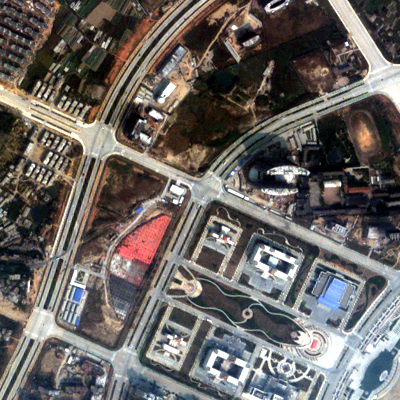
%> input picture 数字图像/遗产/数字图像课程/实验/实验六/Evaluation_Reference.tif, 400 x 400 px
$ octave work1.m   (GNU Octave 9; MATLAB toolbox functions it lacks are replaced by stand-ins)
%> lines starting %> are read from the running program, lines starting %| are printed output that depends on the picture
### 数字图像/遗产/数字图像课程/实验/实验六/ssim.m
function [mssim] = ssim(img1, img2, K, window, L)

% ========================================================================
% Edited code by Adam Turcotte and Nicolas Robidoux
% Laurentian University
% Sudbury, ON, Canada
% Last Modified: 2011-01-22
% ----------------------------------------------------------------------
% This code implements a refactored computation of SSIM that requires
% one fewer blur (4 instead of 5), the same number of pixel-by-pixel
% binary operations (10), and two fewer unary operations (6 instead of 8).
%
% In addition, this version reduces memory usage with in-place functions.
% As a result, it supports larger input images.
%========================================================================

% ========================================================================
% SSIM Index with automatic downsampling, Version 1.0
% Copyright(c) 2009 Zhou Wang
% All Rights Reserved.
%
% ----------------------------------------------------------------------
% Permission to use, copy, or modify this software and its documentation
% for educational and research purposes only and without fee is hereby
% granted, provided that this copyright notice and the original authors'
% names appear on all copies and supporting documentation. This program
% shall not be used, rewritten, or adapted as the basis of a commercial
% software or hardware product without first obtaining permission of the
% authors. The authors make no representations about the suitability of
% this software for any purpose. It is provided "as is" without express
% or implied warranty.
%----------------------------------------------------------------------
%
% This is an implementation of the algorithm for calculating the
% Structural SIMilarity (SSIM) index between two images
%
% Please refer to the following paper and the website with suggested usage
%
% Z. Wang, A. C. Bovik, H. R. Sheikh, and E. P. Simoncelli, "Image
% quality assessment: From error visibility to structural similarity,"
% IEEE Transactios on Image Processing, vol. 13, no. 4, pp. 600-612,
% Apr. 2004.
%
% http://www.ece.uwaterloo.ca/~z70wang/research/ssim/
%
% Note: This program is different from ssim_index.m, where no automatic
% downsampling is performed. (downsampling was done in the above paper
% and was described as suggested usage in the above website.)
%
% Kindly report any suggestions or corrections to zhouwang@ieee.org
%
%----------------------------------------------------------------------
%
%Input : (1) img1: the first image being compared
%        (2) img2: the second image being compared
%        (3) K: constants in the SSIM index formula (see the above
%            reference). defualt value: K = [0.01 0.03]
%        (4) window: local window for statistics (see the above
%            reference). default widnow is Gaussian given by
%            window = fspecial('gaussian', 11, 1.5);
%        (5) L: dynamic range of the images. default: L = 255
%
%Output: (1) mssim: the mean SSIM index value between 2 images.
%            If one of the images being compared is regarded as
%            perfect quality, then mssim can be considered as the
%            quality measure of the other image.
%            If img1 = img2, then mssim = 1.
%        (2) ssim_map: the SSIM index map of the test image. The map
%            has a smaller size than the input images. The actual size
%            depends on the window size and the downsampling factor.
%
%Basic Usage:
%   Given 2 test images img1 and img2, whose dynamic range is 0-255
%
%   [mssim, ssim_map] = ssim(img1, img2);
%
%Advanced Usage:
%   User defined parameters. For example
%
%   K = [0.05 0.05];
%   window = ones(8);
%   L = 100;
%   [mssim, ssim_map] = ssim(img1, img2, K, window, L);
%
%Visualize the results:
%
%   mssim                        %Gives the mssim value
%   imshow(max(0, ssim_map).^4)  %Shows the SSIM index map
%========================================================================


if (nargin < 2 || nargin > 5)
   mssim = -Inf;
   ssim_map = -Inf;
   return;
end

if (size(img1) ~= size(img2))
   mssim = -Inf;
   ssim_map = -Inf;
   return;
end

[M N] = size(img1);

if (nargin == 2)
   if ((M < 11) || (N < 11))
	   mssim = -Inf;
	   ssim_map = -Inf;
      return
   end
   window = fspecial('gaussian', 11, 1.5);	%
   K(1) = 0.01;					% default settings
   K(2) = 0.03;					%
   L = 255;                                     %
end

if (nargin == 3)
   if ((M < 11) || (N < 11))
	   mssim = -Inf;
	   ssim_map = -Inf;
      return
   end
   window = fspecial('gaussian', 11, 1.5);
   L = 255;
   if (length(K) == 2)
      if (K(1) < 0 || K(2) < 0)
		   mssim = -Inf;
   		ssim_map = -Inf;
	   	return;
      end
   else
	   mssim = -Inf;
   	ssim_map = -Inf;
	   return;
   end
end

if (nargin == 4)
   [H W] = size(window);
   if ((H*W) < 4 || (H > M) || (W > N))
	   mssim = -Inf;
	   ssim_map = -Inf;
      return
   end
   L = 255;
   if (length(K) == 2)
      if (K(1) < 0 || K(2) < 0)
		   mssim = -Inf;
   		ssim_map = -Inf;
	   	return;
      end
   else
	   mssim = -Inf;
   	ssim_map = -Inf;
	   return;
   end
end

if (nargin == 5)
   [H W] = size(window);
   if ((H*W) < 4 || (H > M) || (W > N))
	   mssim = -Inf;
	   ssim_map = -Inf;
      return
   end
   if (length(K) == 2)
      if (K(1) < 0 || K(2) < 0)
		   mssim = -Inf;
   		ssim_map = -Inf;
	   	return;
      end
   else
	   mssim = -Inf;
   	ssim_map = -Inf;
	   return;
   end
end


img1 = double(img1);
img2 = double(img2);

% automatic downsampling
f = max(1,round(min(M,N)/256));
%downsampling by f
%use a simple low-pass filter
if(f>1)
    lpf = ones(f,f);
    lpf = (1./(f*f))*lpf;
    img1 = imfilter(img1,lpf,'symmetric','same');
    img2 = imfilter(img2,lpf,'symmetric','same');

    img1 = img1(1:f:end,1:f:end);
    img2 = img2(1:f:end,1:f:end);
end

C1 = (K(1)*L)^2;
C2 = (K(2)*L)^2;
window = window/sum(sum(window));
ssim_map = filter2(window, img1, 'valid');        % gx
w1 = filter2(window, img2, 'valid');              % gy
w2 = ssim_map.*w1;                                % gx*gy
w2 = 2*w2+C1;                                     % 2*(gx*gy)+C1 = num1
w1 = (w1-ssim_map).^2+w2;                         % (gy-gx)^2+num1 = den1
ssim_map = filter2(window, img1.*img2, 'valid');  % g(x*y)
ssim_map = (2*ssim_map+(C1+C2))-w2;               % 2*g(x*y)+(C1+C2)-num1 = num2
ssim_map = ssim_map.*w2;                          % num
img1 = img1.^2;                                   % x^2
img2 = img2.^2;                                   % y^2
img1 = img1+img2;                                 % x^2+y^2

if (C1 > 0 && C2 > 0)
   w2 = filter2(window, img1, 'valid');           % g(x^2+y^2)
   w2 = w2-w1+(C1+C2);                            % den2
   w2 = w2.*w1;                                   % den
   ssim_map = ssim_map./w2;                       % num/den = ssim
else
   w3 = filter2(window, img1, 'valid');           % g(x^2+y^2)
   w3 = w3-w1+(C1+C2);                            % den2
   w4 = ones(size(w1));
   index = (w1.*w3 > 0);
   w4(index) = (ssim_map(index))./(w1(index).*w3(index));
   index = (w1 ~= 0) & (w3 == 0);
   w4(index) = w2(index)./w1(index);
   ssim_map = w4;
end

mssim = mean2(ssim_map);

return

### 数字图像/遗产/数字图像课程/实验/实验六/CC.m
function [cc] = CC(sta,fused)

sta=double(sta);
fused=double(fused);
[M,N,bs1] = size(sta);
[m,n,bs2] = size(fused);

cc = zeros(1,bs1);
for i = 1 : bs1
    A = sta(:,:,i);B = fused(:,:,i);
    A=single(A);
    std_A = std2(A);
    std_B = std2(B);
    cov_matrix = cov(A,B);
    cov_AB = cov_matrix(3);
    cc(i) = abs(cov_AB / (std_A * std_B));
    %cc(i) = cov_AB / (std_A * std_B);
end
%   cc(bs1) = sum(cc) / bs1;
end

### 数字图像/遗产/数字图像课程/实验/实验六/work1.m
% 加载两张图片
img1 = imread('Evaluation_Reference.tif');
%> img1 is the input picture: size 400x400x3 uint8; mean R, G, B 105.8, 100.8, 97.7
img2 = imread('Evaluation_ToBeCompare.tif');
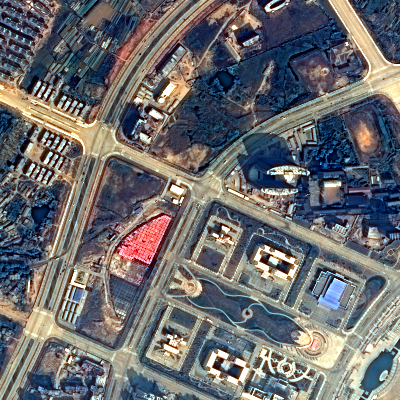
%> input picture 数字图像/遗产/数字图像课程/实验/实验六/Evaluation_ToBeCompare.tif, 400 x 400 px
%> img2 is the input picture: size 400x400x3 uint8; mean R, G, B 107.8, 107.6, 109.8

% 如果图片是彩色的，转换为灰度图像
if size(img1, 3) == 3
    img1 = rgb2gray(img1);
%> img1: size 400x400 uint8
end
if size(img2, 3) == 3
    img2 = rgb2gray(img2);
%> img2: size 400x400 uint8
end

% 调用 SSIM 函数
[mssim] = ssim(img1, img2);
%> in ssim, `img2 = img2(1:f:end,1:f:end);`:
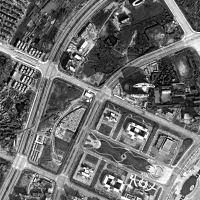
%> img2: size 200x200 double; min 0, max 255, mean 107.9
%> in ssim, `w1 = filter2(window, img2, 'valid');`:
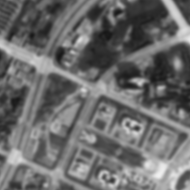
%> w1: size 190x190 double; min 23.04, max 240.6, mean 108
%> in ssim, `w2 = ssim_map.*w1;`:
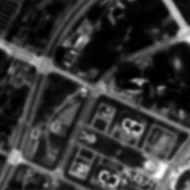
%> w2: size 190x190 double; min 147.9, max 60923.7, mean 13254.2; drawn with min black and max white
%> in ssim, `ssim_map = ssim_map.*w2;`:
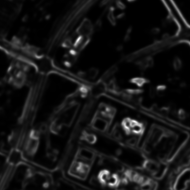
%> ssim_map: size 190x190 double; min -1183473.2, max 970837857.2, mean 80138914.1; drawn with min black and max white
%> in ssim, `img2 = img2.^2;`:
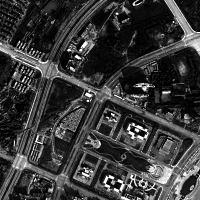
%> img2: size 200x200 double; min 0, max 65025, mean 14791.6; drawn with min black and max white
%> in ssim, `ssim_map = ssim_map./w2;`:
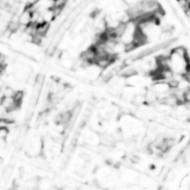
%> ssim_map: size 190x190 double; min -0.223, max 0.993, mean 0.84; drawn with min black and max white
%> in ssim, `mssim = mean2(ssim_map);`: mssim = 0.84
%> mssim = 0.84

% 调用 CC 函数
cc_values = CC(img1, img2);
%> the loop in CC, `for i = 1 : bs1` made 1 pass
%> (std_A, std_B, cov_matrix, cov_AB) on pass 1: (66.57, 60.27, [4432.1 3771.8; 3771.8 3632.1], 3771.8)
%> cc_values = 0.94

% 调用 PSNR 函数
%> (the run ends here)
